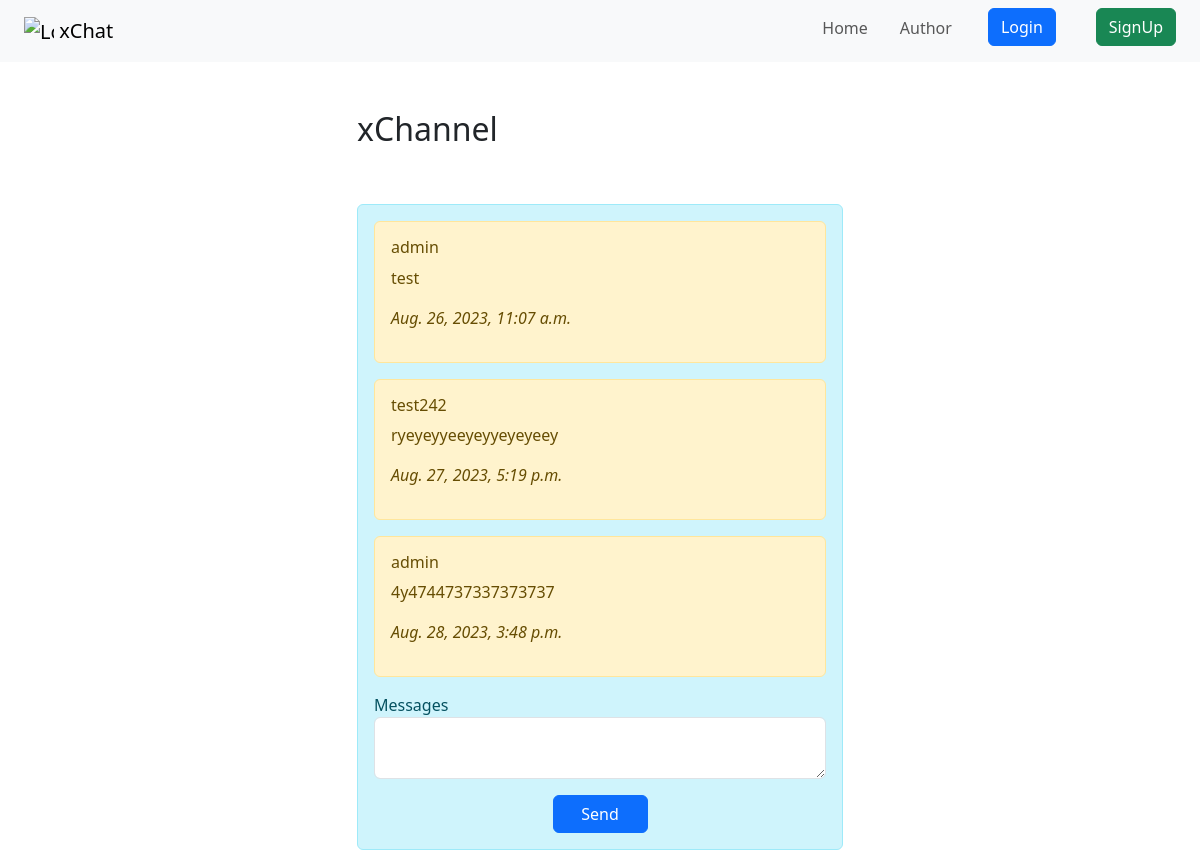
Before: /channel/ with the older database file.
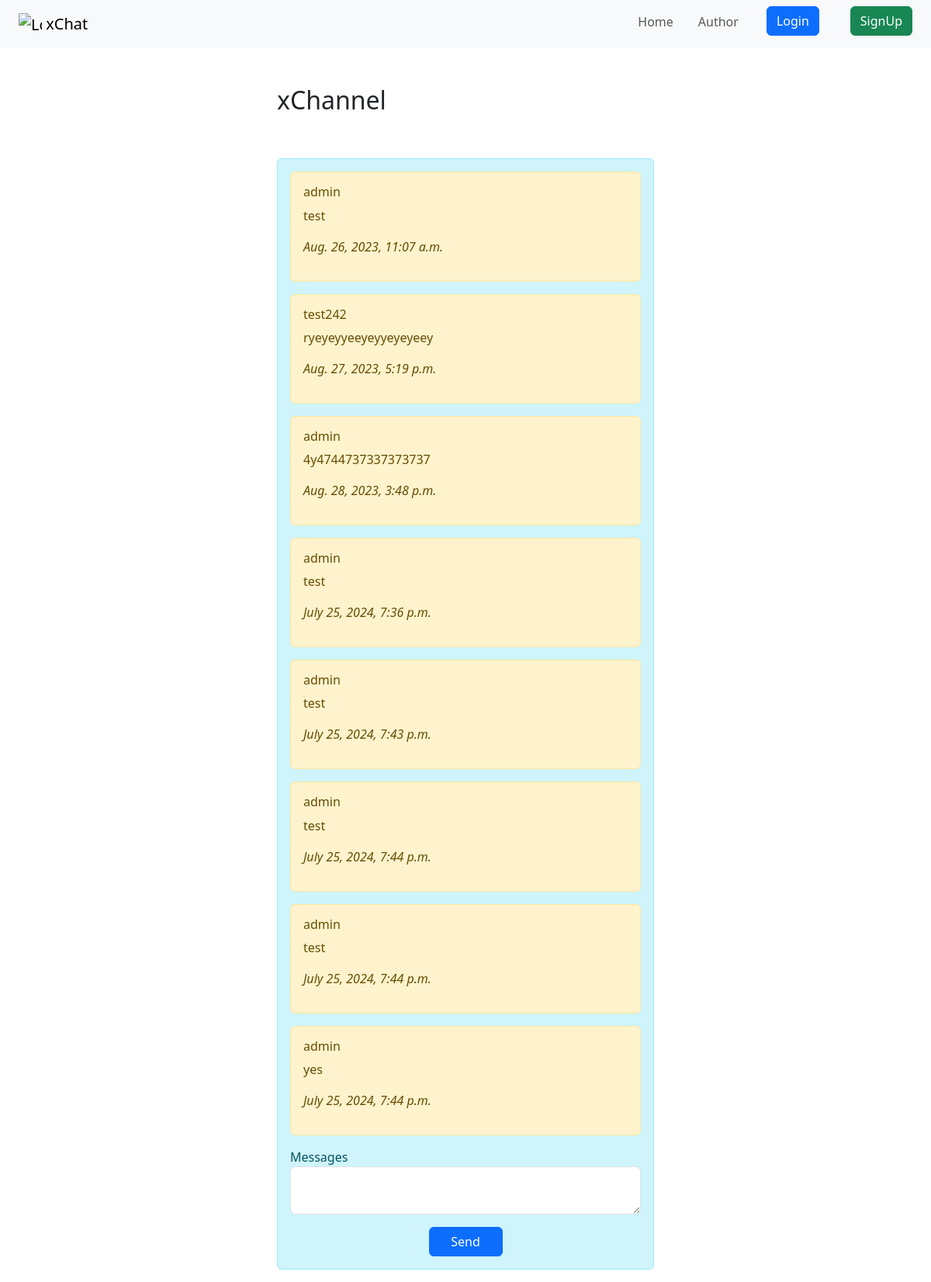
After: the same page with the newer database file.
### xChannel/models.py (models this page shows, shortened)
class Message(models.Model):
    text = models.TextField(max_length=4096)
    image = models.ImageField(upload_to="xChannel/images", blank=True)
    date_creation = models.DateTimeField(auto_now_add=True)
    user = models.ForeignKey(User, on_delete=models.CASCADE)

### xChannel/views.py (the view)
# urls.py: path('', views.channel, name='xChannel'),
def channel(request):
    messages = Message.objects.all()
    return render(request, "xChannel/xChannel.html", {"messages": messages})

### xChannel/templates/xChannel/xChannel.html (shortened to what this page needs)
<!DOCTYPE html>
{% extends 'main/main.html' %}
{% block content %}
    <div class="row justify-content-center mt-5">
        <div class="col-md-5">
            <h2>xChannel</h2>
        </div>
    </div>
    <div class="row justify-content-center mt-5">
        <div class="col-md-5">
            <div class="alert alert-info" role="alert">
                {% if messages %}
                    {% for message in messages %}
                        <div class="alert alert-warning" role="alert">
                            <h6>{{ message.user.username }}</h6>
                            <p>{{ message.text }}</p>
                            <p><i>{{ message.date_creation }}</i></p>
                        </div>
                    {% endfor %}
                {% else %}
                    <p>There are no messages on the server, write?</p>
                {% endif %}
                <form id="create" method="POST" action="{% url 'create' %}">
                    <div class="row justify-content-center mt-2">
                        <div class="form-group">
                            <label for="text">Messages</label>
                            <textarea name="text" class="form-control" id="text"></textarea>
                        </div>
                    </div>
                    <div class="row justify-content-center mt-3">
                        <div class="col-lg-3 d-flex flex-column justify-content-between">
                            <button type="submit" class="btn btn-primary">Send</button>
                        </div>
                    </div>
                </form>
            </div>
        </div>
    </div>
{% endblock %}

### main/templates/main/main.html (shortened to what this page needs)
<!DOCTYPE html>
{% load static %}
<html lang="en">
<head>
    <link href="https://cdn.jsdelivr.net/npm/bootstrap@5.3.1/dist/css/bootstrap.min.css" rel="stylesheet">
</head>
<body>
<nav class="navbar navbar-expand-lg bg-body-tertiary">
    <div class="container-fluid">
        <div class="container-fluid">
            <a class="navbar-brand" href="{% url 'home' %}">
                <img src="{% static '/images/BR.jpg' %}" alt="Logo" width="30" height="24" class="d-inline-block align-text-top">
                xChat
            </a>
        </div>
        <div class="collapse navbar-collapse" id="navbarNav">
            <ul class="navbar-nav nav-underline me-auto mb-2 mb-lg-0">
                <li class="nav-item">
                    <a class="nav-link{% block nav-active %}{% endblock %}" aria-current="page" href="{% url 'home' %}">Home</a>
                </li>
            <li class="nav-item">
                <a class="nav-link{% block author-active %}{% endblock %}" href="{% url 'author' %}">Author</a>
            </li>
            {% if user.is_authenticated %}
                <div class="btn-group dropstart">
                    <button type="button" class="btn btn-warning dropdown-toggle mb-2" data-bs-toggle="dropdown" aria-expanded="false">
                    Menu
                    </button>
                    <ul class="dropdown-menu">
                    <li><a class="dropdown-item" href="{% url 'account' %}">Account</a></li>
                    {% if user.username == 'admin' %}<li><a class="dropdown-item" href="/admin">Admin</a></li>{% endif %}
                    <li><hr class="dropdown-divider"></li>
                    <li>
                        <form action="{% url 'logout_user' %}" method="post" class="dropdown-item">
                            {% csrf_token %}
                            <a onclick="this.parentNode.submit();return false;">Logout</a>
                        </form>
                    </li>
                </ul>
            </div>
            {% else %}
                <li>
                    <form class="container-fluid justify-content-start">
                        <a href="{% url 'login_user' %}">
                            <button class="btn btn-primary" type="button">Login</button>
                        </a>
                    </form>
                </li>
                <li>
                    <form class="container-fluid justify-content-start">
                        <a href="{% url 'signup_user' %}">
                            <button class="btn btn-success mb-2" type="button">SignUp</button>
                        </a>
                    </form>
                </li>
            {% endif %}
            </ul>
        </div>
    </div>
</nav>
{% block content %}{% endblock %}
</body>
</html>

Changed rows visible on the page:
added Message: user.username "admin", text "test", date_creation "July 25, 2024, 7:36 p.m."
added Message: user.username "admin", text "test", date_creation "July 25, 2024, 7:43 p.m."
added Message: user.username "admin", text "test", date_creation "July 25, 2024, 7:44 p.m."
added Message: user.username "admin", text "test", date_creation "July 25, 2024, 7:44 p.m."
added Message: user.username "admin", text "yes", date_creation "July 25, 2024, 7:44 p.m."
